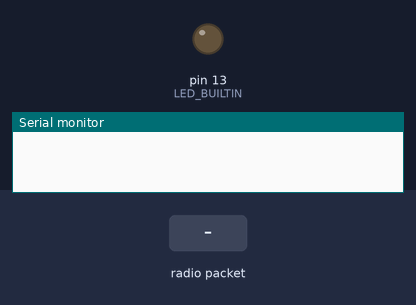
A sketch run on a simulated Arduino Uno, built with avr-gcc and run on an emulated ATmega328P. On the bench: output pins drawn as LEDs (lit = HIGH), the last lines printed to the serial monitor. The inputs (shaded band) are chosen by the test bench. No radio packets arrive unless stated.

Above: at 1.2 s.
1.3 s: radio packet "H" arrives
At 1.9 s:
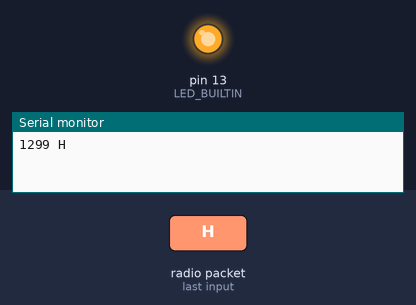
3.8 s: radio packet "1" arrives
Timing chart, 0 to 6.8 s (numbered marks = the images above; inputs shaded):
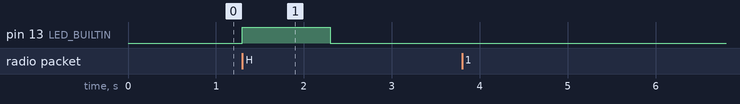

The sketch:

recieve_good.ino
```cpp
#include <SPI.h>
#include <nRF24L01.h>
#include <RF24.h>
#define RF24_SPI_SPEED 5000000


RF24 radio(1, 7); // CE, CSN

const byte address[6] = "00001";

void setup() {
  Serial.begin(115200);
  radio.begin();
  radio.openReadingPipe(0, address);
  radio.setPALevel(RF24_PA_MIN);
  radio.setDataRate(RF24_250KBPS);
  radio.setChannel(108);
  radio.startListening();
  pinMode(LED_BUILTIN, OUTPUT);
}

void loop() {
  if (radio.available()) {
    char text[32] = "";
    radio.read(&text, sizeof(text));
    Serial.print(millis());
    Serial.print(" ");
    Serial.println(text);
    if (text[0] == 'H'){
      digitalWrite(LED_BUILTIN, HIGH);
      delay(1000);
      digitalWrite(LED_BUILTIN, LOW);
    }

  }
}
```

Measured:
- after the input at 1.3 s, pin 13 (LED_BUILTIN): LOW → HIGH at once, → LOW 1.0 s later
